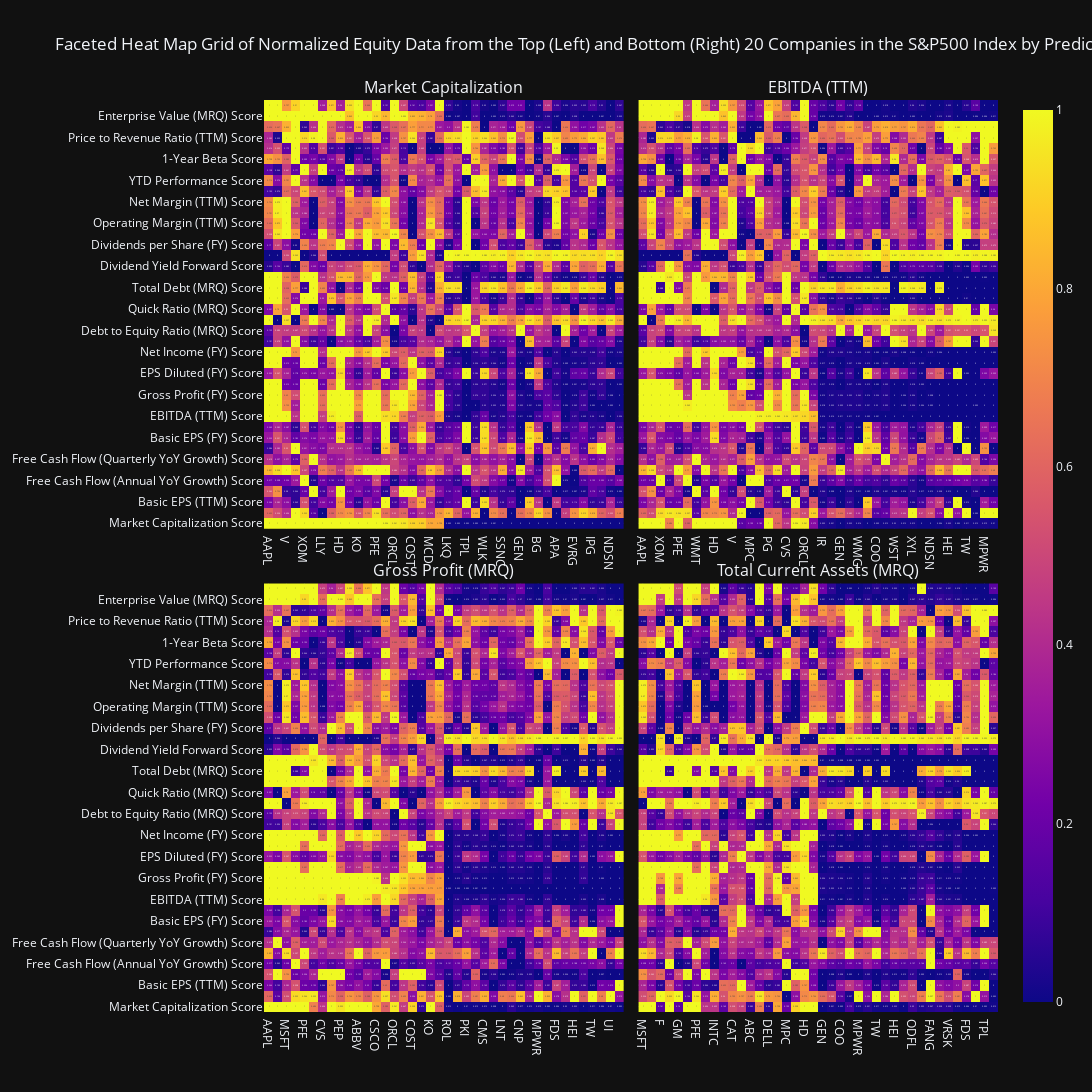

This figure's notebook cell:
### Markdown cell above
<img src="../images/plt_2.png">

### Code cell
top_predictors_narrowest_adjusted = np.array_split(top_predictors_narrowest_adjusted, 2) # to get a 2 x 2 matrix
title = 'Faceted Heat Map Grid of Normalized Equity Data from the Top (Left) and Bottom (Right) 20 Companies in the S&P500 Index by Predictor (1 = Best, 0 = Worst)'
display(viz.subplot_generator(complete_df, top_predictors_narrowest_adjusted, title=title, height_reduction_factor=3, width_multiplier=1, vertical_spacing=0.06, rows=2, cols=2).show())

### Figure 1 — Plotly figure (JSON) as saved in the notebook; plotly's stock layout.template omitted (floating-point values rounded to 4 significant figures; data arrays with more than 128 entries replaced by an {"elided": "..."} marker saying what was removed)
{"data": [{"coloraxis": "coloraxis", "hovertemplate": "x: %{x}<br>y: %{y}<br>color: %{z}<extra></extra>", "name": "0", "texttemplate": "%{z}", "type": "heatmap", "x": ["AAPL", "MSFT", "V", "NVDA", "XOM", "WMT", "LLY", "PG", "HD", "MRK", "KO", "ABBV", "PFE", "AVGO", "ORCL", "PEP", "COST", "TMO", "MCD", "CSCO"], "xaxis": "x", "y": ["Market Capitalization Score", "Price to Earnings Ratio (TTM) Score", "Basic EPS (TTM) Score", "Number of Employees Score", "Free Cash Flow (Annual YoY Growth) Score", "Free Cash Flow Margin (FY) Score", "Free Cash Flow (Quarterly YoY Growth) Score", "3-Month Performance Score", "Basic EPS (FY) Score", "EPS Diluted (TTM) Score", "EBITDA (TTM) Score", "Gross Profit (MRQ) Score", "Gross Profit (FY) Score", "Total Revenue (FY) Score", "EPS Diluted (FY) Score", "Last Year Revenue (FY) Score", "Net Income (FY) Score", "Current Ratio (MRQ) Score", "Debt to Equity Ratio (MRQ) Score", "Net Debt (MRQ) Score", "Quick Ratio (MRQ) Score", "Total Assets (MRQ) Score", "Total Debt (MRQ) Score", "Total Current Assets (MRQ) Score", "Dividend Yield Forward Score", "Dividends Paid (FY) Score", "Dividends per Share (FY) Score", "Gross Margin (TTM) Score", "Operating Margin (TTM) Score", "Pretax Margin (TTM) Score", "Net Margin (TTM) Score", "6-Month Performance Score", "YTD Performance Score", "Yearly Performance Score", "1-Year Beta Score", "Volatility Score", "Price to Revenue Ratio (TTM) Score", "Enterprise Value/EBITDA (TTM) Score", "Enterprise Value (MRQ) Score", "Total Shares Outstanding Score"], "yaxis": "y", "z": {"elided": "40x20 float values"}}, {"coloraxis": "coloraxis", "hovertemplate": "x: %{x}<br>y: %{y}<br>color: %{z}<extra></extra>", "name": "0", "texttemplate": "%{z}", "type": "heatmap", "x": ["LKQ", "J", "TPL", "MGM", "WLK", "AVY", "SSNC", "PARA", "GEN", "POOL", "BG", "VTRS", "APA", "LW", "EVRG", "NTAP", "IPG", "STX", "NDSN", "LNT"], "xaxis": "x", "y": ["Market Capitalization Score", "Price to Earnings Ratio (TTM) Score", "Basic EPS (TTM) Score", "Number of Employees Score", "Free Cash Flow (Annual YoY Growth) Score", "Free Cash Flow Margin (FY) Score", "Free Cash Flow (Quarterly YoY Growth) Score", "3-Month Performance Score", "Basic EPS (FY) Score", "EPS Diluted (TTM) Score", "EBITDA (TTM) Score", "Gross Profit (MRQ) Score", "Gross Profit (FY) Score", "Total Revenue (FY) Score", "EPS Diluted (FY) Score", "Last Year Revenue (FY) Score", "Net Income (FY) Score", "Current Ratio (MRQ) Score", "Debt to Equity Ratio (MRQ) Score", "Net Debt (MRQ) Score", "Quick Ratio (MRQ) Score", "Total Assets (MRQ) Score", "Total Debt (MRQ) Score", "Total Current Assets (MRQ) Score", "Dividend Yield Forward Score", "Dividends Paid (FY) Score", "Dividends per Share (FY) Score", "Gross Margin (TTM) Score", "Operating Margin (TTM) Score", "Pretax Margin (TTM) Score", "Net Margin (TTM) Score", "6-Month Performance Score", "YTD Performance Score", "Yearly Performance Score", "1-Year Beta Score", "Volatility Score", "Price to Revenue Ratio (TTM) Score", "Enterprise Value/EBITDA (TTM) Score", "Enterprise Value (MRQ) Score", "Total Shares Outstanding Score"], "yaxis": "y", "z": {"elided": "40x20 float values"}}, {"coloraxis": "coloraxis", "hovertemplate": "x: %{x}<br>y: %{y}<br>color: %{z}<extra></extra>", "name": "0", "texttemplate": "%{z}", "type": "heatmap", "x": ["AAPL", "MSFT", "XOM", "VZ", "PFE", "COP", "WMT", "ABBV", "HD", "MRK", "V", "GM", "MPC", "OXY", "PG", "BMY", "CVS", "AVGO", "ORCL", "EOG"], "xaxis": "x2", "y": ["Market Capitalization Score", "Price to Earnings Ratio (TTM) Score", "Basic EPS (TTM) Score", "Number of Employees Score", "Free Cash Flow (Annual YoY Growth) Score", "Free Cash Flow Margin (FY) Score", "Free Cash Flow (Quarterly YoY Growth) Score", "3-Month Performance Score", "Basic EPS (FY) Score", "EPS Diluted (TTM) Score", "EBITDA (TTM) Score", "Gross Profit (MRQ) Score", "Gross Profit (FY) Score", "Total Revenue (FY) Score", "EPS Diluted (FY) Score", "Last Year Revenue (FY) Score", "Net Income (FY) Score", "Current Ratio (MRQ) Score", "Debt to Equity Ratio (MRQ) Score", "Net Debt (MRQ) Score", "Quick Ratio (MRQ) Score", "Total Assets (MRQ) Score", "Total Debt (MRQ) Score", "Total Current Assets (MRQ) Score", "Dividend Yield Forward Score", "Dividends Paid (FY) Score", "Dividends per Share (FY) Score", "Gross Margin (TTM) Score", "Operating Margin (TTM) Score", "Pretax Margin (TTM) Score", "Net Margin (TTM) Score", "6-Month Performance Score", "YTD Performance Score", "Yearly Performance Score", "1-Year Beta Score", "Volatility Score", "Price to Revenue Ratio (TTM) Score", "Enterprise Value/EBITDA (TTM) Score", "Enterprise Value (MRQ) Score", "Total Shares Outstanding Score"], "yaxis": "y2", "z": {"elided": "40x20 float values"}}, {"coloraxis": "coloraxis", "hovertemplate": "x: %{x}<br>y: %{y}<br>color: %{z}<extra></extra>", "name": "0", "texttemplate": "%{z}", "type": "heatmap", "x": ["IR", "CHD", "GEN", "MKC", "WMG", "POOL", "COO", "CLX", "WST", "IEX", "XYL", "LW", "NDSN", "FDS", "HEI", "TPL", "TW", "ROL", "MPWR", "UI"], "xaxis": "x2", "y": ["Market Capitalization Score", "Price to Earnings Ratio (TTM) Score", "Basic EPS (TTM) Score", "Number of Employees Score", "Free Cash Flow (Annual YoY Growth) Score", "Free Cash Flow Margin (FY) Score", "Free Cash Flow (Quarterly YoY Growth) Score", "3-Month Performance Score", "Basic EPS (FY) Score", "EPS Diluted (TTM) Score", "EBITDA (TTM) Score", "Gross Profit (MRQ) Score", "Gross Profit (FY) Score", "Total Revenue (FY) Score", "EPS Diluted (FY) Score", "Last Year Revenue (FY) Score", "Net Income (FY) Score", "Current Ratio (MRQ) Score", "Debt to Equity Ratio (MRQ) Score", "Net Debt (MRQ) Score", "Quick Ratio (MRQ) Score", "Total Assets (MRQ) Score", "Total Debt (MRQ) Score", "Total Current Assets (MRQ) Score", "Dividend Yield Forward Score", "Dividends Paid (FY) Score", "Dividends per Share (FY) Score", "Gross Margin (TTM) Score", "Operating Margin (TTM) Score", "Pretax Margin (TTM) Score", "Net Margin (TTM) Score", "6-Month Performance Score", "YTD Performance Score", "Yearly Performance Score", "1-Year Beta Score", "Volatility Score", "Price to Revenue Ratio (TTM) Score", "Enterprise Value/EBITDA (TTM) Score", "Enterprise Value (MRQ) Score", "Total Shares Outstanding Score"], "yaxis": "y2", "z": {"elided": "40x20 float values"}}, {"coloraxis": "coloraxis", "hovertemplate": "x: %{x}<br>y: %{y}<br>color: %{z}<extra></extra>", "name": "0", "texttemplate": "%{z}", "type": "heatmap", "x": ["AAPL", "WMT", "MSFT", "XOM", "PFE", "VZ", "CVS", "HD", "PEP", "MRK", "ABBV", "PG", "CSCO", "COP", "ORCL", "LOW", "COST", "KR", "KO", "QCOM"], "xaxis": "x3", "y": ["Market Capitalization Score", "Price to Earnings Ratio (TTM) Score", "Basic EPS (TTM) Score", "Number of Employees Score", "Free Cash Flow (Annual YoY Growth) Score", "Free Cash Flow Margin (FY) Score", "Free Cash Flow (Quarterly YoY Growth) Score", "3-Month Performance Score", "Basic EPS (FY) Score", "EPS Diluted (TTM) Score", "EBITDA (TTM) Score", "Gross Profit (MRQ) Score", "Gross Profit (FY) Score", "Total Revenue (FY) Score", "EPS Diluted (FY) Score", "Last Year Revenue (FY) Score", "Net Income (FY) Score", "Current Ratio (MRQ) Score", "Debt to Equity Ratio (MRQ) Score", "Net Debt (MRQ) Score", "Quick Ratio (MRQ) Score", "Total Assets (MRQ) Score", "Total Debt (MRQ) Score", "Total Current Assets (MRQ) Score", "Dividend Yield Forward Score", "Dividends Paid (FY) Score", "Dividends per Share (FY) Score", "Gross Margin (TTM) Score", "Operating Margin (TTM) Score", "Pretax Margin (TTM) Score", "Net Margin (TTM) Score", "6-Month Performance Score", "YTD Performance Score", "Yearly Performance Score", "1-Year Beta Score", "Volatility Score", "Price to Revenue Ratio (TTM) Score", "Enterprise Value/EBITDA (TTM) Score", "Enterprise Value (MRQ) Score", "Total Shares Outstanding Score"], "yaxis": "y3", "z": {"elided": "40x20 float values"}}, {"coloraxis": "coloraxis", "hovertemplate": "x: %{x}<br>y: %{y}<br>color: %{z}<extra></extra>", "name": "0", "texttemplate": "%{z}", "type": "heatmap", "x": ["ROL", "IPG", "PKI", "DRI", "CMS", "HWM", "LNT", "WEC", "CNP", "BR", "MPWR", "MGM", "FDS", "WST", "HEI", "STX", "TW", "ATO", "UI", "TPL"], "xaxis": "x3", "y": ["Market Capitalization Score", "Price to Earnings Ratio (TTM) Score", "Basic EPS (TTM) Score", "Number of Employees Score", "Free Cash Flow (Annual YoY Growth) Score", "Free Cash Flow Margin (FY) Score", "Free Cash Flow (Quarterly YoY Growth) Score", "3-Month Performance Score", "Basic EPS (FY) Score", "EPS Diluted (TTM) Score", "EBITDA (TTM) Score", "Gross Profit (MRQ) Score", "Gross Profit (FY) Score", "Total Revenue (FY) Score", "EPS Diluted (FY) Score", "Last Year Revenue (FY) Score", "Net Income (FY) Score", "Current Ratio (MRQ) Score", "Debt to Equity Ratio (MRQ) Score", "Net Debt (MRQ) Score", "Quick Ratio (MRQ) Score", "Total Assets (MRQ) Score", "Total Debt (MRQ) Score", "Total Current Assets (MRQ) Score", "Dividend Yield Forward Score", "Dividends Paid (FY) Score", "Dividends per Share (FY) Score", "Gross Margin (TTM) Score", "Operating Margin (TTM) Score", "Pretax Margin (TTM) Score", "Net Margin (TTM) Score", "6-Month Performance Score", "YTD Performance Score", "Yearly Performance Score", "1-Year Beta Score", "Volatility Score", "Price to Revenue Ratio (TTM) Score", "Enterprise Value/EBITDA (TTM) Score", "Enterprise Value (MRQ) Score", "Total Shares Outstanding Score"], "yaxis": "y3", "z": {"elided": "40x20 float values"}}, {"coloraxis": "coloraxis", "hovertemplate": "x: %{x}<br>y: %{y}<br>color: %{z}<extra></extra>", "name": "0", "texttemplate": "%{z}", "type": "heatmap", "x": ["MSFT", "AAPL", "F", "XOM", "GM", "WMT", "PFE", "CVS", "INTC", "MCK", "CAT", "DE", "ABC", "VZ", "DELL", "CSCO", "MPC", "COST", "HD", "MRK"], "xaxis": "x4", "y": ["Market Capitalization Score", "Price to Earnings Ratio (TTM) Score", "Basic EPS (TTM) Score", "Number of Employees Score", "Free Cash Flow (Annual YoY Growth) Score", "Free Cash Flow Margin (FY) Score", "Free Cash Flow (Quarterly YoY Growth) Score", "3-Month Performance Score", "Basic EPS (FY) Score", "EPS Diluted (TTM) Score", "EBITDA (TTM) Score", "Gross Profit (MRQ) Score", "Gross Profit (FY) Score", "Total Revenue (FY) Score", "EPS Diluted (FY) Score", "Last Year Revenue (FY) Score", "Net Income (FY) Score", "Current Ratio (MRQ) Score", "Debt to Equity Ratio (MRQ) Score", "Net Debt (MRQ) Score", "Quick Ratio (MRQ) Score", "Total Assets (MRQ) Score", "Total Debt (MRQ) Score", "Total Current Assets (MRQ) Score", "Dividend Yield Forward Score", "Dividends Paid (FY) Score", "Dividends per Share (FY) Score", "Gross Margin (TTM) Score", "Operating Margin (TTM) Score", "Pretax Margin (TTM) Score", "Net Margin (TTM) Score", "6-Month Performance Score", "YTD Performance Score", "Yearly Performance Score", "1-Year Beta Score", "Volatility Score", "Price to Revenue Ratio (TTM) Score", "Enterprise Value/EBITDA (TTM) Score", "Enterprise Value (MRQ) Score", "Total Shares Outstanding Score"], "yaxis": "y4", "z": {"elided": "40x20 float values"}}, {"coloraxis": "coloraxis", "hovertemplate": "x: %{x}<br>y: %{y}<br>color: %{z}<extra></extra>", "name": "0", "texttemplate": "%{z}", "type": "heatmap", "x": ["GEN", "CHD", "COO", "MSCI", "MPWR", "EFX", "TW", "BR", "HEI", "NDSN", "ODFL", "SIRI", "FANG", "AWK", "VRSK", "DRI", "FDS", "UI", "TPL", "ROL"], "xaxis": "x4", "y": ["Market Capitalization Score", "Price to Earnings Ratio (TTM) Score", "Basic EPS (TTM) Score", "Number of Employees Score", "Free Cash Flow (Annual YoY Growth) Score", "Free Cash Flow Margin (FY) Score", "Free Cash Flow (Quarterly YoY Growth) Score", "3-Month Performance Score", "Basic EPS (FY) Score", "EPS Diluted (TTM) Score", "EBITDA (TTM) Score", "Gross Profit (MRQ) Score", "Gross Profit (FY) Score", "Total Revenue (FY) Score", "EPS Diluted (FY) Score", "Last Year Revenue (FY) Score", "Net Income (FY) Score", "Current Ratio (MRQ) Score", "Debt to Equity Ratio (MRQ) Score", "Net Debt (MRQ) Score", "Quick Ratio (MRQ) Score", "Total Assets (MRQ) Score", "Total Debt (MRQ) Score", "Total Current Assets (MRQ) Score", "Dividend Yield Forward Score", "Dividends Paid (FY) Score", "Dividends per Share (FY) Score", "Gross Margin (TTM) Score", "Operating Margin (TTM) Score", "Pretax Margin (TTM) Score", "Net Margin (TTM) Score", "6-Month Performance Score", "YTD Performance Score", "Yearly Performance Score", "1-Year Beta Score", "Volatility Score", "Price to Revenue Ratio (TTM) Score", "Enterprise Value/EBITDA (TTM) Score", "Enterprise Value (MRQ) Score", "Total Shares Outstanding Score"], "yaxis": "y4", "z": {"elided": "40x20 float values"}}], "layout": {"annotations": [{"font": {"size": 16}, "showarrow": false, "text": "Market Capitalization", "x": 0.245, "xanchor": "center", "xref": "paper", "y": 1, "yanchor": "bottom", "yref": "paper"}, {"font": {"size": 16}, "showarrow": false, "text": "EBITDA (TTM)", "x": 0.755, "xanchor": "center", "xref": "paper", "y": 1, "yanchor": "bottom", "yref": "paper"}, {"font": {"size": 16}, "showarrow": false, "text": "Gross Profit (MRQ)", "x": 0.245, "xanchor": "center", "xref": "paper", "y": 0.47, "yanchor": "bottom", "yref": "paper"}, {"font": {"size": 16}, "showarrow": false, "text": "Total Current Assets (MRQ)", "x": 0.755, "xanchor": "center", "xref": "paper", "y": 0.47, "yanchor": "bottom", "yref": "paper"}], "height": 1500, "title": {"text": "Faceted Heat Map Grid of Normalized Equity Data from the Top (Left) and Bottom (Right) 20 Companies in the S&P500 Index by Predictor (1 = Best, 0 = Worst)"}, "width": 1500, "xaxis": {"anchor": "y", "domain": [0, 0.49]}, "xaxis2": {"anchor": "y2", "domain": [0.51, 1]}, "xaxis3": {"anchor": "y3", "domain": [0, 0.49]}, "xaxis4": {"anchor": "y4", "domain": [0.51, 1]}, "yaxis": {"anchor": "x", "domain": [0.53, 1]}, "yaxis2": {"anchor": "x2", "domain": [0.53, 1], "matches": "y", "showticklabels": false}, "yaxis3": {"anchor": "x3", "domain": [0, 0.47]}, "yaxis4": {"anchor": "x4", "domain": [0, 0.47], "matches": "y3", "showticklabels": false}}}
